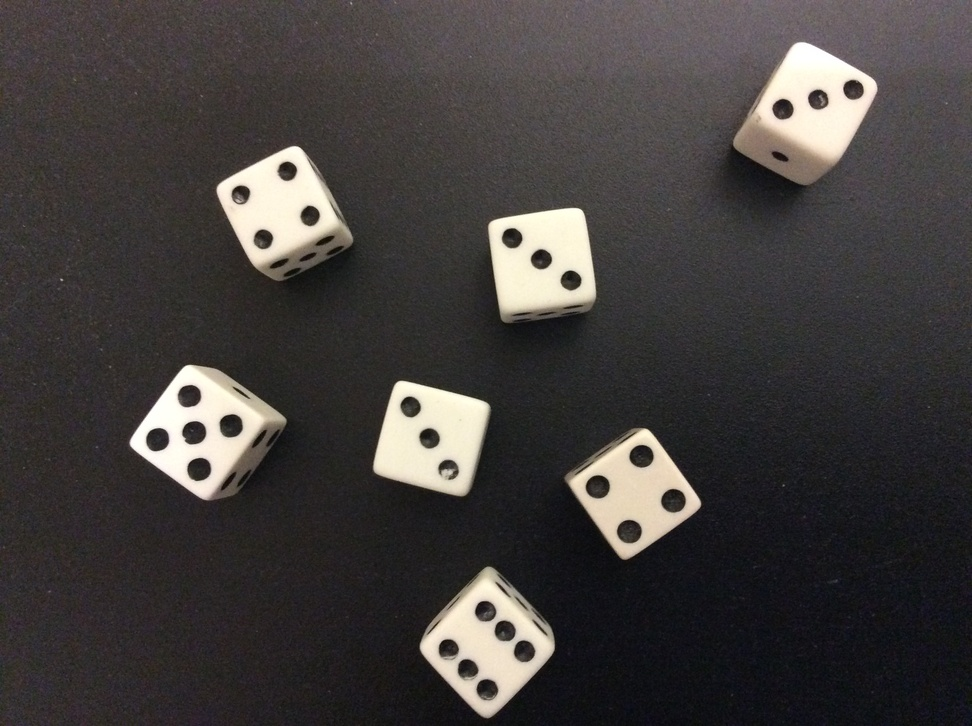
#> input picture 16_contornos_aproximacao/dados.jpg, 972 x 726 px, shrunk from 2592 x 1936 before the run
$ jupyter execute 'Detecção de Contornos e Aproximação Poligonal.ipynb'   (shell and % lines are left out)
#> lines starting #> are read from the running program, lines starting #| are printed output that depends on the picture; after the words box and inside, x2 and y2 are one past the last pixel; in counts of white or black regions, pixels touching at a corner belong together; long printed decimals are rounded
## Aula 16 - Detecção de Contornos e Aproximação Poligonal

### Detecção de Contornos

Começamos importando as bibliotecas necessárias:

[cell 1]
import cv2 # OpenCV
import matplotlib.pyplot as plt # Matplotlib
import numpy as np # Numpy

Existem várias aplicações para a detecção de contornos. Neste primeiro exemplo, vamos usar esta técnica para contar objetos em uma imagem.

Iniciamos carregando a imagem de testes:

[cell 2]
img = cv2.imread('dados.jpg')
#> img is the input picture: shape (726, 972, 3); mean B, G, R 61.4, 62.7, 66.6
plt.imshow(img)

O segundo passo é binarizar a imagem. Esse passo não é obrigatório, mas melhora muito a qualidade da técnica. Antes, vamos suavizar a imagem para nos livrar de ruído:

[cell 3]
cinza = cv2.cvtColor(img, cv2.COLOR_BGR2GRAY)
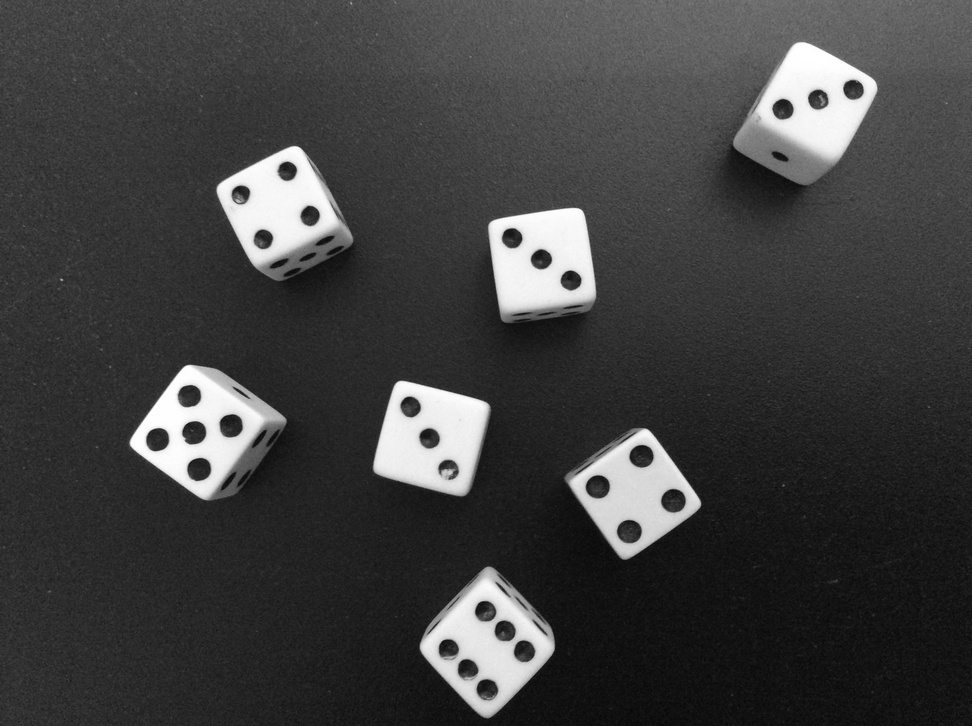
#> cinza: shape (726, 972); min 5, max 255, mean 63.7
borrado = cv2.GaussianBlur(cinza, (5, 5), 0)
binario = cv2.threshold(borrado, 200, 255, cv2.THRESH_BINARY)

Essa é a nossa nova imagem:

[cell 4]
plt.imshow(binario[1], cmap="gray")
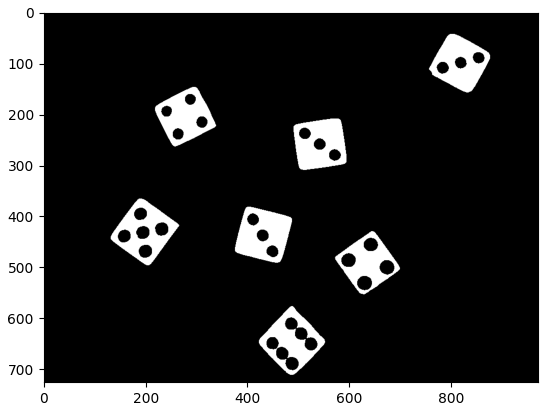
#> figure drawn by matplotlib, 1 panel

Com a imagem binarizada podemos usar o método [cv2.findCountours()](https://docs.opencv.org/3.4/d3/dc0/group__imgproc__shape.html#ga17ed9f5d79ae97bd4c7cf18403e1689a) para encontrar os contornos da imagem.

[cell 5]
contornos, _ = cv2.findContours(binario[1], cv2.RETR_EXTERNAL, cv2.CHAIN_APPROX_SIMPLE)
#> contornos = 7 contours; box (x1, y1, x2, y2) and area: (131, 366, 266, 497) 9750, (422, 577, 552, 712) 9644, (375, 382, 487, 492) 8852, (571, 430, 699, 554) 8738, (490, 209, 594, 310) 8598, (756, 43, 876, 158) 8494, (218, 147, 338, 264) 8460

A partir daí, já podemos contar quantos dados temos na imagem:

[cell 6]
print("Encontrados %d objetos!" % len(contornos))
#| Encontrados 7 objetos!
for (i, c) in enumerate(contornos):
    print("\tTamanho do contorno %d: %d" % (i, len(c)))
#> this loop made 7 passes
#| 	Tamanho do contorno 0: 76
#| 	Tamanho do contorno 1: 173
#| 	Tamanho do contorno 2: 179
#| 	Tamanho do contorno 3: 168
#| 	Tamanho do contorno 4: 104
#| 	Tamanho do contorno 5: 272
#| 	Tamanho do contorno 6: 240

Podemos, agora, desenhá-los na imagem:

[cell 7]
img_contornos = img.copy()

img_contornos = cv2.drawContours(img_contornos, contornos, -1, (255, 0, 0), 10)
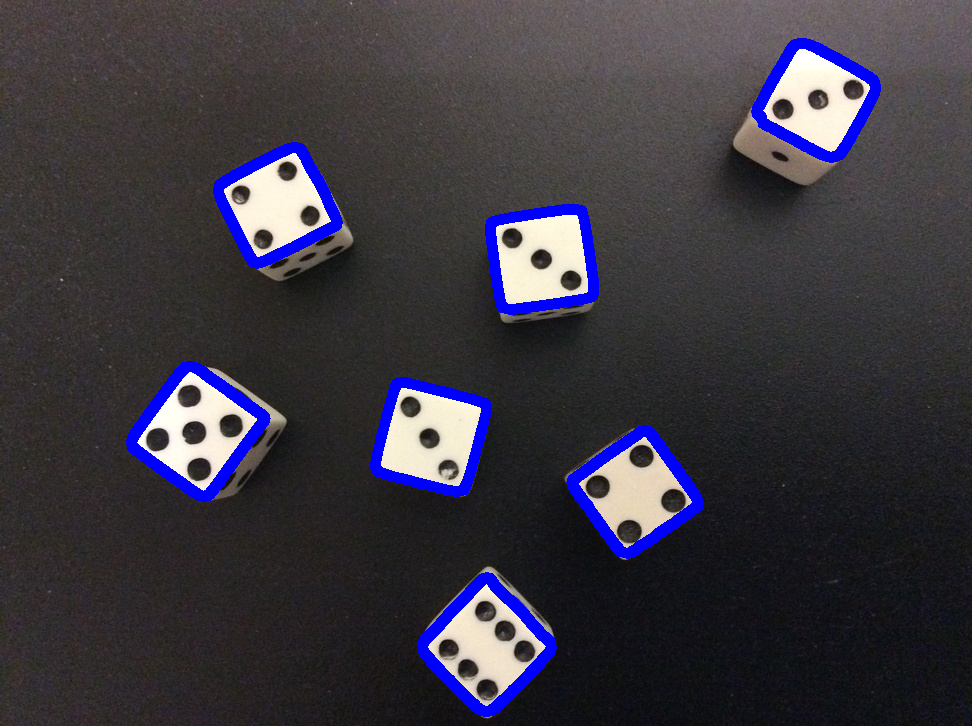
#> img_contornos: shape (726, 972, 3); 4.15% of pixels changed, all inside (x1, y1, x2, y2) = (126, 38, 881, 717)
plt.imshow(img_contornos)

### Convex Hull

Para o Convex Hull, vamos seguir o passo-a-passo descrito na aula:
0. Carregar a imagem;
1. Tons de cinza;
2. Borramento;
3. Binarização;
4. Encontrar os contornos;
5. Encontrar e desenhar o fechamento convexo.

[cell 8]
img = cv2.imread('mundo.jpg', 1)
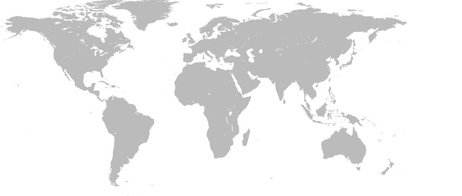
#> input picture 16_contornos_aproximacao/mundo.jpg, 462 x 196 px, shrunk from 1232 x 524 before the run
#> img is the input picture: shape (196, 462, 3); min 172, max 255, mean 237.4
plt.imshow(img)

[cell 9]
img_cinza = cv2.cvtColor(img, cv2.COLOR_BGR2GRAY)
plt.imshow(img_cinza, cmap="gray")

[cell 10]
borrada = cv2.blur(img_cinza, (3, 3))
plt.imshow(borrada, cmap="gray")

[cell 11]
ret, binarizada = cv2.threshold(borrada, 200, 255, cv2.THRESH_BINARY)
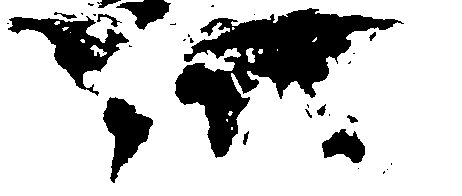
#> binarizada: shape (196, 462); 77.9% white; 32 black regions (19 under 20 px)
plt.imshow(binarizada, cmap="gray")

[cell 12]
contornos, hierarquia = cv2.findContours(binarizada, cv2.RETR_TREE, \
            cv2.CHAIN_APPROX_SIMPLE)
#> contornos = 47 contours, 32 with area under 20; largest, box (x1, y1, x2, y2) and area: (0, 0, 462, 196) 88914, (174, 7, 405, 159) 12958, (7, 15, 130, 97) 3660, (102, 96, 154, 184) 2222, (321, 128, 366, 164) 981

hull = []
for i in range(len(contornos)):
    hull.append(cv2.convexHull(contornos[i], False))
#> this loop made 47 passes
#> after the loop, hull = 47 contours, 32 with area under 20; largest, box (x1, y1, x2, y2) and area: (0, 0, 462, 196) 89895, (174, 7, 405, 159) 19320, (7, 15, 130, 97) 5759, (102, 96, 154, 184) 2754, (321, 128, 366, 164) 1171

[cell 13]
resultado = np.zeros((binarizada.shape[0], binarizada.shape[1], 3), np.uint8)

[cell 14]
for i in range(len(contornos)):
    cv2.drawContours(resultado, contornos, i, (0, 255, 0), 2, 8, hierarquia)
    cv2.drawContours(resultado, hull, i, (255, 255, 255), 2, 8)
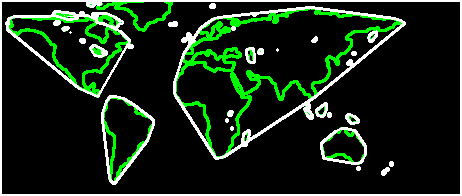
#> resultado: shape (196, 462, 3); mean of channels 0, 1, 2 23.1, 39.5, 23.1; drawn as B, G, R

[cell 15]
plt.imshow(resultado)

### Casamento de Formas

Usamos o mesmo pipeline das técnicas anteriores, encontrando primeiro os contornos e depois comparando-os usando o método **cv2.matchShapes()**. A saída é a proximidade das formas.

[cell 16]
import cv2
import numpy as np

img1 = cv2.imread('forma1.jpg',0)
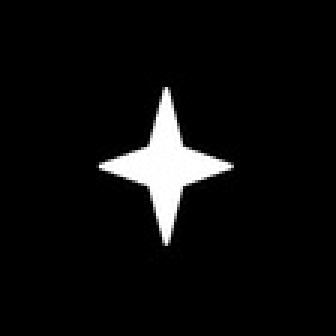
#> input picture 16_contornos_aproximacao/forma1.jpg, 112 x 112 px, shrunk from 300 x 300 before the run (shown 3 times larger)
#> img1 is the input picture: shape (112, 112); min 0, max 255, mean 13.3
img2 = cv2.imread('forma2.jpg',0)
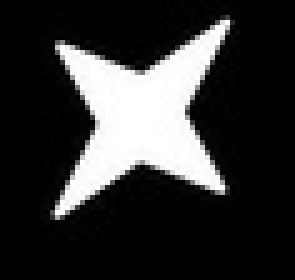
#> input picture 16_contornos_aproximacao/forma2.jpg, 59 x 56 px, shrunk from 158 x 150 before the run (shown 5 times larger)
#> img2 is the input picture: shape (56, 59); min 0, max 255, mean 51.2

# Imagem 1 com ela mesma:

ret, bina = cv2.threshold(img1, 127, 255,0)
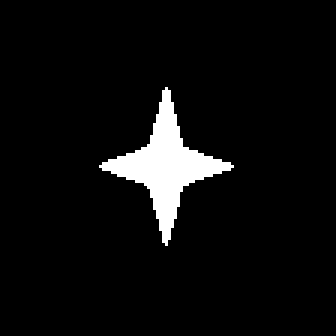
#> bina: shape (112, 112) (shown 3 times larger); 5.2% white; 1 white region
ret, bina2 = cv2.threshold(img1, 127, 255,0)
contornos,hierarquia = cv2.findContours(bina,2,1)
#> contornos = 1 contour; box (x1, y1, x2, y2) and area: (33, 29, 78, 82) 585
cnt1 = contornos[0]
#> cnt1 = contour of 142 points, box (x1, y1, x2, y2) (33, 29, 78, 82), area 585
contornos,hierarquia = cv2.findContours(bina2,2,1)
cnt2 = contornos[0]
#> cnt2 has the same summary as cnt1

ret = cv2.matchShapes(cnt1,cnt2,1,0.0)
#> ret = 0
print("Imagem 1 com ela mesma: ", ret)
#| Imagem 1 com ela mesma:  0.0

# Imagem 1 com a 2:

ret, bina = cv2.threshold(img1, 127, 255,0)
ret, bina2 = cv2.threshold(img2, 127, 255,0)
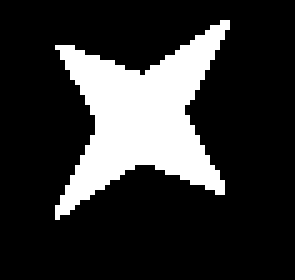
#> bina2: shape (56, 59) (shown 5 times larger); 19.8% white; 1 white region
contornos,hierarquia = cv2.findContours(bina,2,1)
cnt1 = contornos[0]
contornos,hierarquia = cv2.findContours(bina2,2,1)
#> contornos = 1 contour; box (x1, y1, x2, y2) and area: (11, 4, 46, 44) 584
cnt2 = contornos[0]
#> cnt2 = contour of 135 points, box (x1, y1, x2, y2) (11, 4, 46, 44), area 584

ret = cv2.matchShapes(cnt1,cnt2,1,0.0)
#> ret = 0.00141
print("Imagem 1 com a 2: ", ret)
#| Imagem 1 com a 2:  0.001409

# Imagem 2 com ela mesma:

ret, bina = cv2.threshold(img2, 127, 255,0)
ret, bina2 = cv2.threshold(img2, 127, 255,0)
contornos,hierarquia = cv2.findContours(bina,2,1)
cnt1 = contornos[0]
#> cnt1 has the same summary as cnt2
contornos,hierarquia = cv2.findContours(bina2,2,1)
cnt2 = contornos[0]

ret = cv2.matchShapes(cnt1,cnt2,1,0.0)
#> ret = 0
print("Imagem 2 com ela mesma: ", ret)
#| Imagem 2 com ela mesma:  0.0
